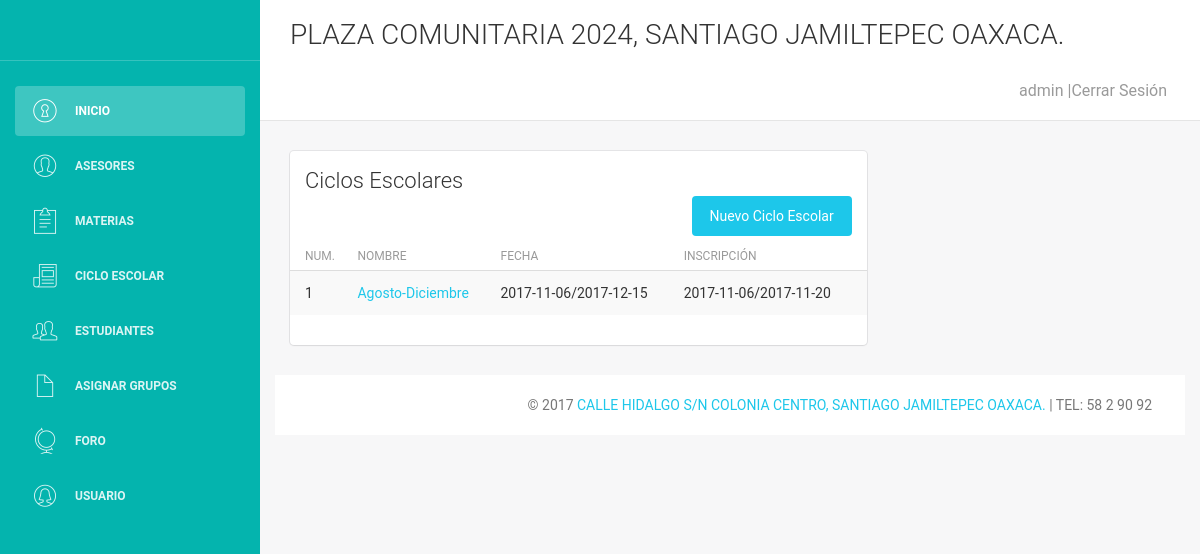
Page /vistas/ciclo_escolar/ver-v.php (signed in) on the committed database.
### tables this page shows
CREATE TABLE `ciclo` (
  `id` int(11) NOT NULL,
  `nombre` varchar(30) DEFAULT NULL,
  `fecha_ini` date DEFAULT NULL,
  `fecha_fin` date DEFAULT NULL,
  `fechaIn_ini` date DEFAULT NULL,
  `fechaIn_fin` date DEFAULT NULL
);

### librerias/Simple_sessions.php (called while the page is built, shortened)
<?php
class Simple_sessions{
    private $my_sess;
    public function  __construct($sess_name = 'simple_sessions'){
        $this->my_sess = &$_SESSION;
    }
    public function check_sess($name){
        return isset($this->my_sess[$name]);
    }
}
?>

### vistas/ciclo_escolar/ver-v.php (the view, shortened to what this page needs)
<?php ini_set ('error_reporting', E_ALL & ~E_NOTICE);
include "../../control/conexion.php";
require_once '../../librerias/Simple_sessions.php';
$obj_ses = new Simple_sessions();
if ($obj_ses->check_sess('userid')) {
    require_once '../plantillas/encabezado.php';
    ?>
    <div class="content">
        <div class="container-fluid">
            <div class="row">
                <div class="col-md-8">
                    <div class="card">
                        <div class="header">
                            <h4 class="title">Ciclos Escolares</h4>
                            <a href="nuevo.php"class="btn btn-info btn-fill pull-right">Nuevo Ciclo Escolar</a>
                        </div>
                        <div class="content table-responsive table-full-width">
                            <table class="table table-hover table-striped">
                                <thead>
                                <th>Num.</th>
                                <th>Nombre</th>
                                <th>Fecha</th>
                                <th>Inscripción</th>
                                </thead>
                                <tbody>
                                <?php $i = 0;
                                $consulta = "SELECT * FROM `ciclo` ";
                                $ejecutar = $conexion->query($consulta);
                                while ($datos = $ejecutar->fetch_assoc()) {
                                    echo "<tr>";
                                    echo "<td>". $i += 1 ."</td>";
                                    echo "<td> <a href=''>". $datos['nombre']."</a></td>";
                                    echo "<td>". $datos['fecha_ini']."/". $datos['fecha_fin']."</td>";
                                    echo "<td>". $datos['fechaIn_ini'] ."/".$datos['fechaIn_fin']."</td>";
                                }
                                ?>
                                </tbody>
                            </table>
                        </div>
                    </div>
                </div>
            </div>
        </div>
    <?php require_once '../plantillas/footer.php';
}else{
    header("Location: ../../index.php");
} ?>

### rows in the picture
ciclo: nombre "Agosto-Diciembre", fecha_ini "2017-11-06", fecha_fin "2017-12-15", fechaIn_ini "2017-11-06", fechaIn_fin "2017-11-20"

### other values in the picture
$obj_ses->get_value('nombre') "admin"
